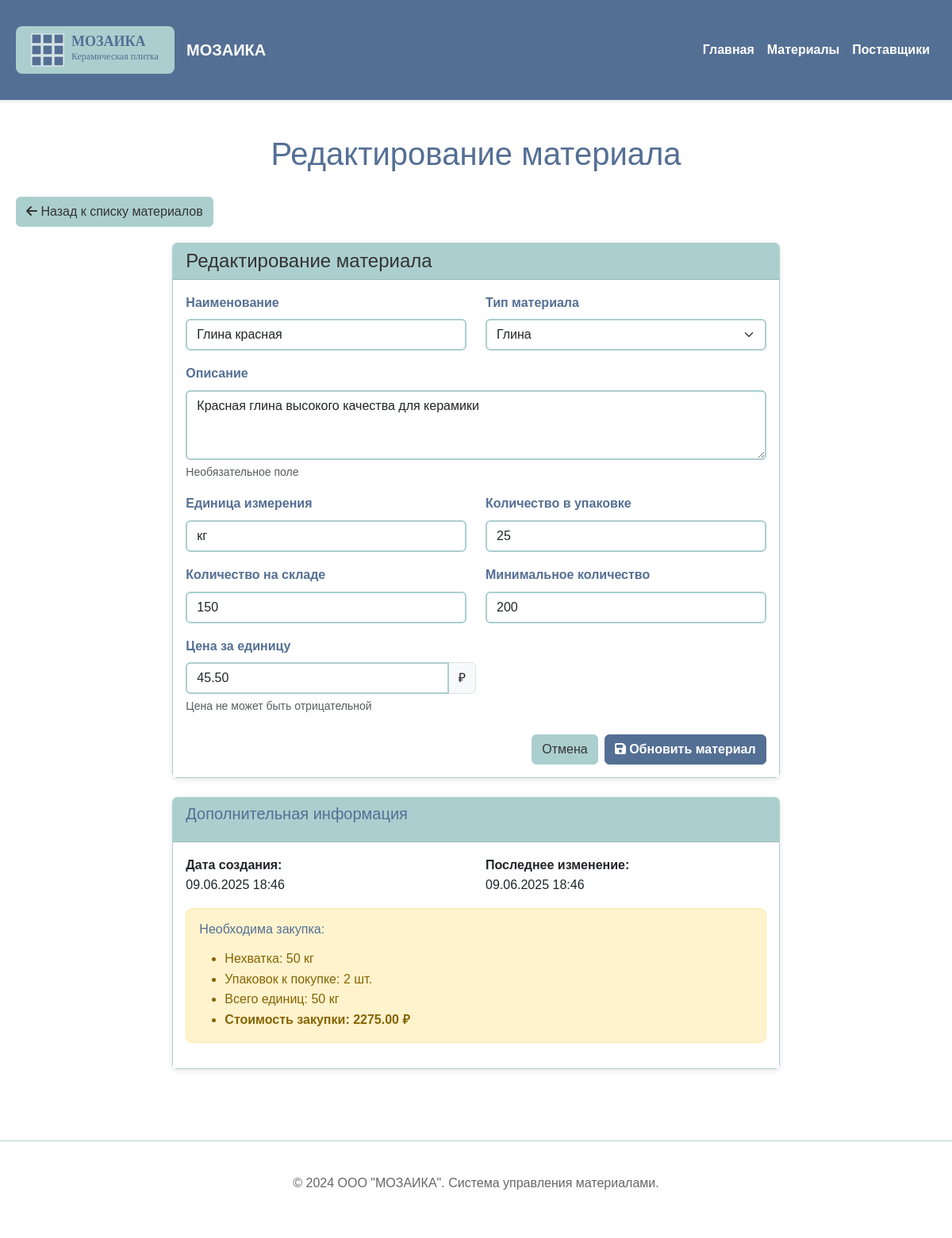
The app's page /material/edit/1, older data.
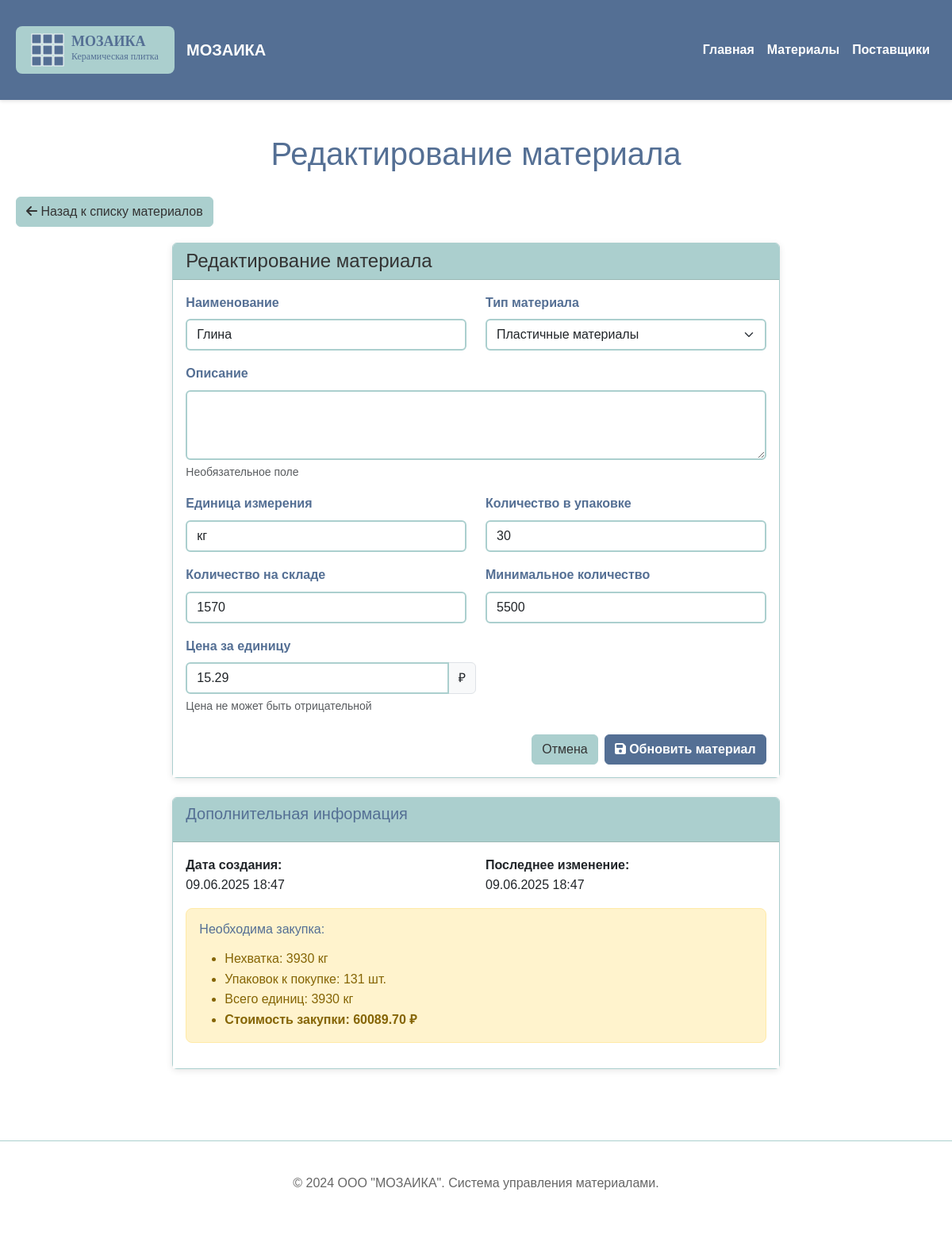
The same page, newer data.
### models.py (models this page shows, shortened)
class Material(db.Model):
    __tablename__ = 'materials'
    id = db.Column(db.Integer, primary_key=True)
    name = db.Column(db.String(200), nullable=False)
    type_id = db.Column(db.Integer, db.ForeignKey('material_types.id'), nullable=False)
    description = db.Column(db.Text)
    unit_of_measure = db.Column(db.String(20), nullable=False)  # единица измерения
    quantity_in_package = db.Column(db.Integer, nullable=False, default=1)  # количество в упаковке
    quantity_in_stock = db.Column(db.Integer, nullable=False, default=0)  # количество на складе
    min_quantity = db.Column(db.Integer, nullable=False, default=0)  # минимальное количество
    price_per_unit = db.Column(db.Numeric(10, 2), nullable=False)  # цена за единицу
    created_at = db.Column(db.DateTime, default=datetime.utcnow)
    updated_at = db.Column(db.DateTime, default=datetime.utcnow, onupdate=datetime.utcnow)
    def calculate_min_purchase_cost(self):
        if self.quantity_in_stock >= self.min_quantity:
            return 0.0
        shortage = self.min_quantity - self.quantity_in_stock
        packages_needed = (shortage + self.quantity_in_package - 1) // self.quantity_in_package
        total_units_to_buy = packages_needed * self.quantity_in_package
        cost = float(total_units_to_buy * self.price_per_unit)
        return round(cost, 2)
    def get_shortage_info(self):
        shortage = self.min_quantity - self.quantity_in_stock
        packages_needed = (shortage + self.quantity_in_package - 1) // self.quantity_in_package
        total_units_to_buy = packages_needed * self.quantity_in_package
        cost = self.calculate_min_purchase_cost()
        return {
            'has_shortage': True,
            'shortage_amount': shortage,
            'packages_needed': packages_needed,
            'total_units_to_buy': total_units_to_buy,
            'min_purchase_cost': cost
        }

### routes.py (the view, shortened to what this page needs)
@app.route('/material/edit/<int:id>', methods=['GET', 'POST'])
def edit_material(id):
    material = Material.query.get_or_404(id)
    form = MaterialForm(obj=material)
    return render_template('material_form.html', form=form, title='Редактирование материала', material=material)

### templates/material_form.html (shortened to what the changed rows need)
{% extends "base.html" %}
{% block page_header %}
<h1>{{ title }}</h1>
{% endblock %}
{% block content %}
<div class="row justify-content-center">
    <div class="col-lg-8">
        <div class="card">
            <div class="card-body">
                <form method="POST" data-validate novalidate>
                    <div class="row">
                        <div class="col-md-6 mb-3">
                            {{ form.name.label(class="form-label") }}
                            {{ form.name(class="form-control" + (" is-invalid" if form.name.errors else "")) }}
                        </div>
                        <div class="col-md-6 mb-3">
                            {{ form.type_id.label(class="form-label") }}
                            {{ form.type_id(class="form-select" + (" is-invalid" if form.type_id.errors else "")) }}
                        </div>
                    </div>
                    <div class="mb-3">
                        {{ form.description.label(class="form-label") }}
                        {{ form.description(class="form-control", rows="3") }}
                        <div class="form-text">Необязательное поле</div>
                    </div>
                    <div class="row">
                        <div class="col-md-6 mb-3">
                            {{ form.unit_of_measure.label(class="form-label") }}
                            {{ form.unit_of_measure(class="form-control" + (" is-invalid" if form.unit_of_measure.errors else ""), placeholder="кг, л, шт, м²") }}
                        </div>
                        <div class="col-md-6 mb-3">
                            {{ form.quantity_in_package.label(class="form-label") }}
                            {{ form.quantity_in_package(class="form-control" + (" is-invalid" if form.quantity_in_package.errors else ""), min="1") }}
                        </div>
                    </div>
                    <div class="row">
                        <div class="col-md-6 mb-3">
                            {{ form.quantity_in_stock.label(class="form-label") }}
                            {{ form.quantity_in_stock(class="form-control" + (" is-invalid" if form.quantity_in_stock.errors else ""), min="0") }}
                        </div>
                        <div class="col-md-6 mb-3">
                            {{ form.min_quantity.label(class="form-label") }}
                            {{ form.min_quantity(class="form-control" + (" is-invalid" if form.min_quantity.errors else ""), min="0") }}
                        </div>
                    </div>
                    <div class="col-md-6 mb-3">
                        <div class="input-group">
                            {{ form.price_per_unit(class="form-control" + (" is-invalid" if form.price_per_unit.errors else ""), min="0.01", step="0.01") }}
                            <span class="input-group-text">₽</span>
                        </div>
                    </div>
                </form>
            </div>
        </div>
        {% if material %}
            <div class="card mt-4">
                <div class="card-header">
                    <h5>Дополнительная информация</h5>
                </div>
                <div class="card-body">
                    <div class="row">
                        <div class="col-md-6">
                            <p><strong>Дата создания:</strong><br>
                            {{ material.created_at.strftime('%d.%m.%Y %H:%M') if material.created_at else 'Неизвестно' }}</p>
                        </div>
                        <div class="col-md-6">
                            <p><strong>Последнее изменение:</strong><br>
                            {{ material.updated_at.strftime('%d.%m.%Y %H:%M') if material.updated_at else 'Неизвестно' }}</p>
                        </div>
                    </div>
                    {% set shortage_info = material.get_shortage_info() %}
                    {% if shortage_info.has_shortage %}
                        <div class="alert alert-warning">
                            <h6>Необходима закупка:</h6>
                            <ul class="mb-0">
                                <li>Нехватка: {{ shortage_info.shortage_amount }} {{ material.unit_of_measure }}</li>
                                <li>Упаковок к покупке: {{ shortage_info.packages_needed }} шт.</li>
                                <li>Всего единиц: {{ shortage_info.total_units_to_buy }} {{ material.unit_of_measure }}</li>
                                <li><strong>Стоимость закупки: {{ "%.2f"|format(shortage_info.min_purchase_cost) }} ₽</strong></li>
                            </ul>
                        </div>
                    {% else %}
                        <div class="alert alert-success">
                            Запасы материала достаточны
                        </div>
                    {% endif %}
                </div>
            </div>
        {% endif %}
    </div>
</div>
{% endblock %}

Row changes from the older to the newer data that the page shows:
changed Material "кг": name "Глина красная" → "Глина"; type_id "Глина" → "Пластичные материалы"; description "Красная глина высокого качества для керамики" → (not shown); quantity_in_package "25" → "30"; quantity_in_stock "150" → "1570"; min_quantity "200" → "5500"; price_per_unit "45.50" → "15.29"; created_at "09.06.2025 18:46" → "09.06.2025 18:47"; updated_at "09.06.2025 18:46" → "09.06.2025 18:47"
Text that changed along with them:
{{ shortage_info.shortage_amount }}: "50" → "3930"
{{ shortage_info.packages_needed }}: "2" → "131"
{{ shortage_info.total_units_to_buy }}: "50" → "3930"
{{ "%.2f"|format(shortage_info.min_purchase_cost) }}: "2275.00" → "60089.70"
